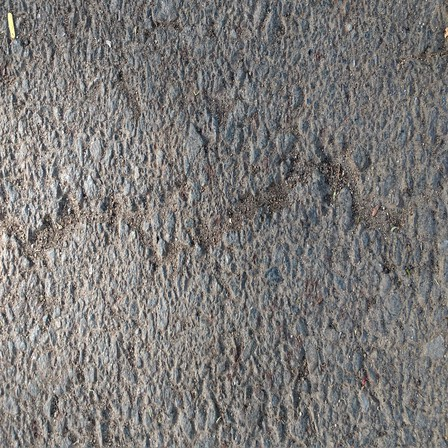
#> input picture data/images/Cracks/IMG_20180513_164959951_HDR resized_448.jpg, 448 x 448 px; its folder holds 4 pictures in this run
$ python part_a_images.py
#> lines starting #> are read from the running program, lines starting #| are printed output that depends on the picture
import cv2
import numpy as np
import pandas as pd
from pathlib import Path


crack_dir = Path("data/images/Cracks")
nocrack_dir = Path("data/images/NonCracks")


def extract_features(img_path, canny_low=50, canny_high=150):
#> called with canny_low = 50, canny_high = 150
    img = cv2.imread(str(img_path))
#> img is the input picture: shape (448, 448, 3); mean B, G, R 119.9, 121.6, 124
    gray = cv2.cvtColor(img, cv2.COLOR_BGR2GRAY)

    flat = gray.flatten().astype(np.float32)

    mean_b = float(flat.mean())
#> mean_b = 122.1
    std_b = float(flat.std())
#> std_b = 38.01
    median_b = float(np.median(flat))
#> median_b = 121
    p25 = float(np.percentile(flat, 25))
#> p25 = 95
    p75 = float(np.percentile(flat, 75))
#> p75 = 147
    dark_ratio = float((flat < 50).mean())
#> dark_ratio = 0.0163
    bright_ratio = float((flat > 200).mean())
#> bright_ratio = 0.0267

    edges = cv2.Canny(gray, canny_low, canny_high)
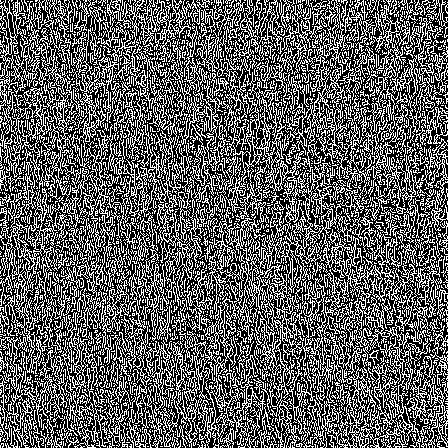
#> edges: shape (448, 448); 37.5% white in thin lines or dots
    edge_density = float((edges > 0).mean())
#> edge_density = 0.375

    return {
        "mean_brightness": mean_b,
        "contrast": std_b,
        "median_brightness": median_b,
        "p25": p25,
        "p75": p75,
        "dark_ratio": dark_ratio,
        "bright_ratio": bright_ratio,
        "edge_density": edge_density,
    }


rows = []
for f in sorted(crack_dir.glob("*.jpg")):
    feats = extract_features(f)
#> feats = {'mean_brightness': 122.1, 'contrast': 38.01, 'median_brightness': 121, 'p25': 95, 'p75': 147, 'dark_ratio': 0.0163, 'bright_ratio': 0.0267, 'edge_density': 0.375}
    feats["label"] = 1
    feats["filename"] = f.name
    rows.append(feats)
#> pass 2 of the loop `for f in sorted(crack_dir.glob("*.jpg")):`:
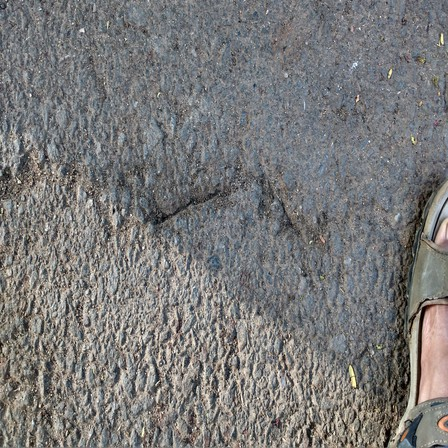
#> input picture data/images/Cracks/IMG_20180513_165150613_HDR resized_448.jpg, 448 x 448 px
#> in extract_features, img is the input picture: shape (448, 448, 3); mean B, G, R 120.7, 121, 121.6
#> mean_b = 121.2
#> std_b = 35.57
#> median_b = 120
#> p25 = 100
#> p75 = 141
#> dark_ratio = 0.025
#> bright_ratio = 0.0207
#> in extract_features (call 2), `edges = cv2.Canny(gray, canny_low, canny_high)`:
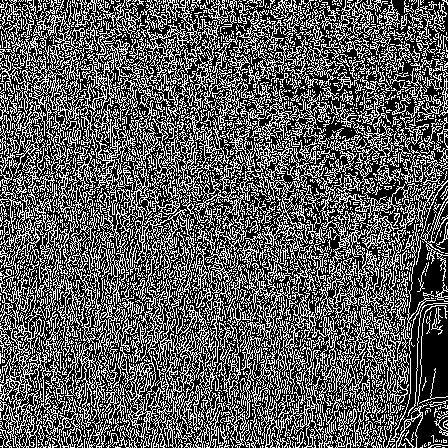
#> edges: shape (448, 448); 36.3% white in thin lines or dots
#> edge_density = 0.363
#> feats = {'mean_brightness': 121.2, 'contrast': 35.57, 'median_brightness': 120, 'p25': 100, 'p75': 141, 'dark_ratio': 0.025, 'bright_ratio': 0.0207, 'edge_density': 0.363}
#> pass 3 of the loop `for f in sorted(crack_dir.glob("*.jpg")):`:
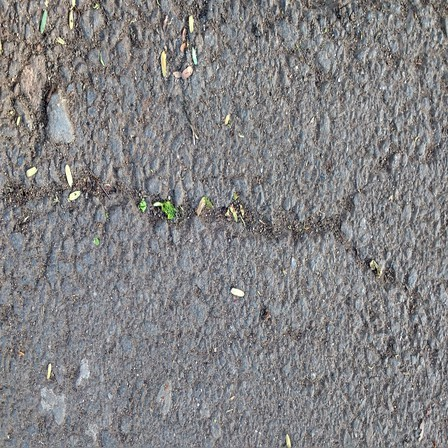
#> input picture data/images/Cracks/IMG_20180513_165349788_HDR resized_448.jpg, 448 x 448 px
#> in extract_features, img is the input picture: shape (448, 448, 3); mean B, G, R 132.2, 130.6, 131.5
#> mean_b = 131.1
#> std_b = 33.2
#> median_b = 132
#> p25 = 109
#> p75 = 153
#> dark_ratio = 0.00974
#> bright_ratio = 0.0168
#> in extract_features (call 3), `edges = cv2.Canny(gray, canny_low, canny_high)`:
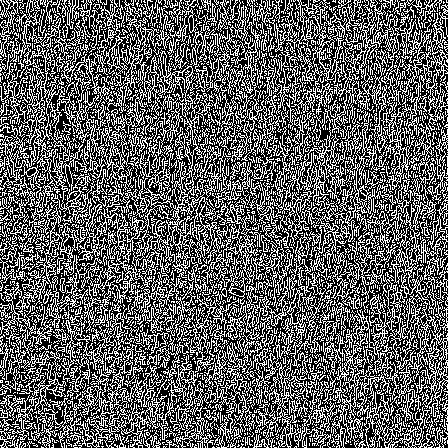
#> edges: shape (448, 448); 37.6% white in thin lines or dots
#> edge_density = 0.376
#> feats = {'mean_brightness': 131.1, 'contrast': 33.2, 'median_brightness': 132, 'p25': 109, 'p75': 153, 'dark_ratio': 0.00974, 'bright_ratio': 0.0168, 'edge_density': 0.376}
#> the loop made 4 passes; the first 3 are shown

for f in sorted(nocrack_dir.glob("*.jpg")):
    feats = extract_features(f)
    feats["label"] = 0
    feats["filename"] = f.name
    rows.append(feats)


df = pd.DataFrame(rows)
df.to_csv("data/image_features.csv", index=False)

print("Shape:", df.shape)
#| Shape: (4, 10)
print()
print("Feature means by class:")
print(df.groupby("label")[
    ["mean_brightness", "contrast", "dark_ratio",
     "bright_ratio", "edge_density"]
].mean().round(4))
print()
print("Saved to data/image_features.csv")


from sklearn.model_selection import train_test_split
from sklearn.preprocessing import StandardScaler
from sklearn.linear_model import LogisticRegression
from sklearn.ensemble import RandomForestClassifier
from sklearn.svm import SVC
from sklearn.metrics import (
    accuracy_score, precision_score, recall_score, f1_score,
    confusion_matrix,
)
import time
import json


feature_cols = [
    "mean_brightness", "contrast", "median_brightness",
    "p25", "p75", "dark_ratio", "bright_ratio", "edge_density",
]

X = df[feature_cols].values
y = df["label"].values

X_train, X_test, y_train, y_test = train_test_split(
    X, y, test_size=0.2, random_state=42, stratify=y
)

scaler = StandardScaler()
X_train_s = scaler.fit_transform(X_train)
X_test_s  = scaler.transform(X_test)

np.savez("data/image_split.npz",
         X_train=X_train_s, X_test=X_test_s,
         y_train=y_train, y_test=y_test)


def evaluate(name, model, Xtr, Xte):
#> (the run stopped early here; a loop or call above may not have finished)
